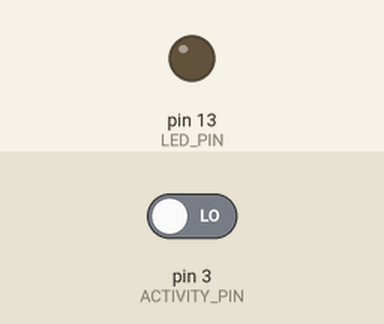
The sketch below on a simulated Arduino Uno, built with avr-gcc and run on an emulated ATmega328P. Parts: output pins drawn as LEDs (lit = HIGH). The test bench sets the inputs (shaded band); at power-on: pin 3 (ACTIVITY_PIN) LOW.

Above: at 1.2 s.
1.3 s: pin 3 (ACTIVITY_PIN) driven HIGH
At 1.8 s:
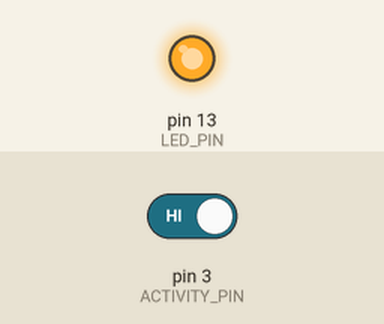
2.8 s: pin 3 (ACTIVITY_PIN) driven LOW
At 4.1 s:
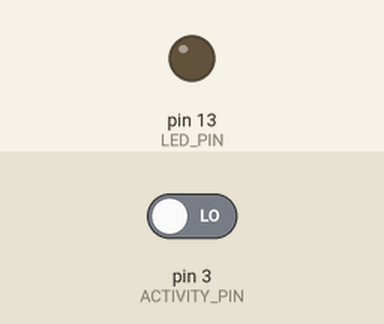
Timing chart, 0 to 5.8 s (numbered marks = the images above; inputs shaded):
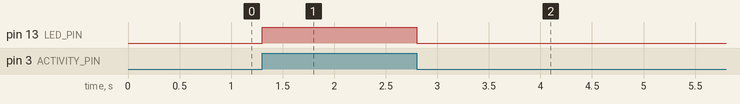

Measured:
- after the input at 1.3 s, pin 13 (LED_PIN): LOW → HIGH at once
- after the input at 2.8 s, pin 13 (LED_PIN): HIGH → LOW at once

The sketch:

block_detector.ino
```cpp
//libraries
#include <SoftwareSerial.h>

//global consts
const long INTERVAL = 1000;
const byte LED_PIN = LED_BUILTIN;
const byte BLOCK_PIN = 2;
const byte ACTIVITY_PIN = 3;

//global vars
unsigned long current_millis = 0;
unsigned long previous_millis = 0;
int led_state = LOW;

//volatile vars to change in ISRs
volatile bool block_present = false;
volatile bool block_active = false;


void setup() {
  //open serial connection
  Serial.begin(9600);

  //declare pin types
  pinMode(LED_PIN, OUTPUT);
  pinMode(BLOCK_PIN, INPUT_PULLUP);
  pinMode(ACTIVITY_PIN, INPUT);

  //attach interrupts
  //attachInterrupt(digitalPinToInterrupt(BLOCK_PIN), interrupt_block_detected, CHANGE);
}


void loop() {
  // put your main code here, to run repeatedly:
  current_millis = millis();
  block_active = digitalRead(ACTIVITY_PIN);
  digitalWrite(LED_PIN, block_active);
}


void interrupt_block_detected(){
  //block_present = true;
  //block_active = digitalRead(ACTIVITY_PIN);
  //digitalWrite(LED_PIN, HIGH);
  Serial.println("DETECTED");

}
```
